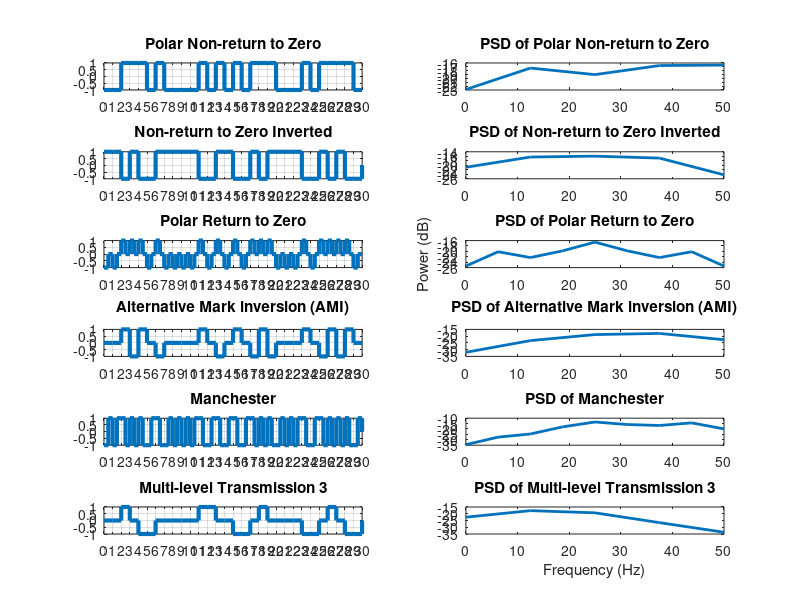

This figure's MATLAB source: (Note: this script raises an error after producing the figure.)


Sequence_length = 30;

% bit = randi([0 1], 1, Sequence_length);
% bit = [1 1 0 1 1 0 0 0 1 0 0];
% bit = [1 0 1 0 0 1 1 1 0 0 1];
bit = [0 0 1 1 1 0 1 0 0 0 0 1 0 1 0 1 0 1 1 1 0 0 0 1 0 1 1 1 1 0];
len = length(bit);
t = 0 : len ;

% Polar Non-return to Zero
nrz = 2 * bit - 1; 
nrz = [nrz nrz(len)];

% Non-return to Zero Inverted
nrzi = zeros(1, length(t)); % 0 -> nochange, 1 -> toggle
nrzi_bit = 1;

% Polar Return to Zero
rz = 0;
t_rz = 0 : 0.5 : len;

% Alternative Mark inversion (AMI)
ami = zeros(1, length(t)); %  BiPlor Non-return to Zero
ami_bit = 1;

% Manchester
manchester = 0;
t_manchester = 0 : 0.5 : len;

% Multi-level Transmission 3
mlt3 = zeros(1, length(t));% 0 -> nochange, 1 -> 1 or 0 or -1 (respectively)
mlt3_bit = 1;

for i = 1 : len
    % Non-return to Zero Inverted
    if bit(i)
        nrzi_bit = -1 * nrzi_bit;
        nrzi (i) = nrzi_bit;
    else
        nrzi(i) = nrzi_bit;
    end
    
    % Polar Return to Zero
    if bit(i)
        rz(i*2-1:i*2) = [1, 0];
    else
        rz(i*2-1:i*2) = [-1, 0];
    end
    
    % Alternative Mark inversion (AMI)
    if bit(i)
        ami(i) = ami_bit;
        ami_bit = -1 * ami_bit;
    end
    
    % Manchester
    if bit(i)
        manchester(i*2-1:i*2) = [1, -1];
    else
        manchester(i*2-1:i*2) = [-1, 1];
    end
    
    % Multi-level Transmission 3
    if bit(i)
        if mlt3_bit == 1
            mlt3(i) = 1;
            mlt3_bit = 2;
        elseif mlt3_bit == -1
            mlt3(i) = -1;
            mlt3_bit = 3;
        else
            mlt3(i) = 0;
            if mlt3_bit == 2
                mlt3_bit = -1;
            else
                mlt3_bit = 1;
            end
        end
    else
        if i ~= 1
            mlt3(i) = mlt3(i - 1);
        end
    end
end
rz = [rz 0];
manchester = [manchester 0];
        
% Power Spectral Density
fs = 100; % Sampling Frequency

[S_nrz, f_nrz] = pwelch(nrz, [], [], [], fs);
[S_nrzi, f_nrzi] = pwelch(nrzi, [], [], [], fs);
[S_rz, f_rz] = pwelch(rz, [], [], [], fs);
[S_ami, f_ami] = pwelch(ami, [], [], [], fs);
[S_manchester, f_manchester] = pwelch(manchester, [], [], [], fs);
[S_mlt3, f_mlt3] = pwelch(mlt3, [], [], [], fs);



% Plot

% Polar Non-return to Zero
subplot(6, 2, 1);
stairs(t, nrz, 'linewidth', 3);
title(num2str(bit));
set(gca, 'XTick', (0:length(t))); % adjust X-axis ticks
title('Polar Non-return to Zero');
grid on;
subplot(6, 2, 2);
plot(f_nrz, 10*log10(S_nrz), 'linewidth', 2);
title('PSD of Polar Non-return to Zero');
% ylim([-inf inf]);

% Non-return to Zero Inverted
subplot(6, 2, 3);
stairs(t, nrzi, 'linewidth', 3);
set(gca, 'XTick', (0:length(t)));
title('Non-return to Zero Inverted');
grid on;
subplot(6, 2, 4);
plot(f_nrzi, 10*log10(S_nrzi), 'linewidth', 2);
title('PSD of Non-return to Zero Inverted');
% ylim([-inf inf]);

% Polar Return to Zero
subplot(6, 2, 5);
stairs(t_rz, rz, 'linewidth', 3);
set(gca, 'XTick', (0:length(t)));
title('Polar Return to Zero');
grid on;
subplot(6, 2, 6);
plot(f_rz, 10*log10(S_rz), 'linewidth', 2);
title('PSD of Polar Return to Zero');
ylabel('Power (dB)');
% ylim([-inf inf]);

% Alternative Mark inversion (AMI)
subplot(6, 2, 7);
stairs(t, ami, 'linewidth', 3);
set(gca, 'XTick', (0:length(t)));
title('Alternative Mark inversion (AMI)');
grid on;
subplot(6, 2, 8);
plot(f_ami, 10*log10(S_ami), 'linewidth', 2);
title('PSD of Alternative Mark inversion (AMI)');
% ylim([-inf inf]);

% Manchester
subplot(6, 2, 9);
stairs(t_manchester, manchester, 'linewidth', 3);
set(gca, 'XTick', (0:length(t)));
title('Manchester');
grid on;
subplot(6, 2, 10);
plot(f_manchester, 10*log10(S_manchester), 'linewidth', 2);
title('PSD of Manchester');
% ylim([-inf inf]);

% Multi-level Transmission 3
subplot(6, 2, 11);
stairs(t, mlt3, 'linewidth', 3);
set(gca, 'XTick', (0:length(t)));
title('Multi-level Transmission 3');
grid on;
subplot(6, 2, 12);
plot(f_mlt3, 10*log10(S_mlt3), 'linewidth', 2);
title('PSD of Multi-level Transmission 3');
xlabel('Frequency (Hz)');
% ylim([-inf inf]);

set(gcf, 'Position', get(0, 'Screensize'));
suptitle(['Sequence: [', num2str(bit), ']']);